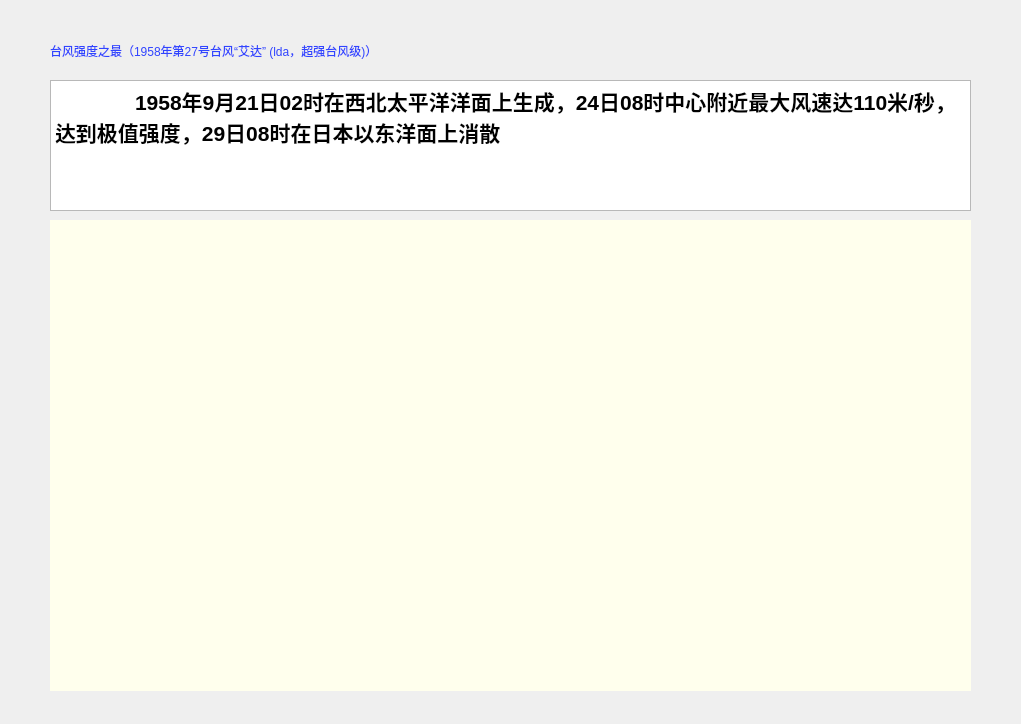
<?xml version="1.0" encoding="UTF-8"?>
<ui version="4.0">
 <class>Dialog</class>
 <widget class="QDialog" name="Dialog">
  <property name="geometry">
   <rect>
    <x>0</x>
    <y>0</y>
    <width>1021</width>
    <height>724</height>
   </rect>
  </property>
  <property name="windowTitle">
   <string>Dialog</string>
  </property>
  <widget class="QLabel" name="label">
   <property name="geometry">
    <rect>
     <x>50</x>
     <y>220</y>
     <width>921</width>
     <height>471</height>
    </rect>
   </property>
   <property name="styleSheet">
    <string notr="true">#label{
	background-color:rgb(255, 255, 237)
}</string>
   </property>
   <property name="text">
    <string/>
   </property>
  </widget>
  <widget class="QLabel" name="label_2">
   <property name="geometry">
    <rect>
     <x>50</x>
     <y>20</y>
     <width>841</width>
     <height>61</height>
    </rect>
   </property>
   <property name="styleSheet">
    <string notr="true">#label_2{
	color:rgb(48, 68, 255);
	font: 16pt &quot;Bernard MT Condensed&quot;;
}</string>
   </property>
   <property name="text">
    <string>台风强度之最（1958年第27号台风“艾达” (lda，超强台风级)）</string>
   </property>
  </widget>
  <widget class="QTextEdit" name="textEdit">
   <property name="geometry">
    <rect>
     <x>50</x>
     <y>80</y>
     <width>921</width>
     <height>131</height>
    </rect>
   </property>
   <property name="html">
    <string>&lt;!DOCTYPE HTML PUBLIC &quot;-//W3C//DTD HTML 4.0//EN&quot; &quot;http://www.w3.org/TR/REC-html40/strict.dtd&quot;&gt;
&lt;html&gt;&lt;head&gt;&lt;meta name=&quot;qrichtext&quot; content=&quot;1&quot; /&gt;&lt;style type=&quot;text/css&quot;&gt;
p, li { white-space: pre-wrap; }
&lt;/style&gt;&lt;/head&gt;&lt;body style=&quot; font-family:'SimSun'; font-size:9pt; font-weight:400; font-style:normal;&quot;&gt;
&lt;p style=&quot; margin-top:0px; margin-bottom:0px; margin-left:0px; margin-right:0px; -qt-block-indent:0; text-indent:0px;&quot;&gt;&lt;span style=&quot; font-size:16pt; font-weight:600;&quot;&gt;	1958年9月21日02时在西北太平洋洋面上生成，24日08时中心附近最大风速达110米/秒，达到极值强度，29日08时在日本以东洋面上消散&lt;/span&gt;&lt;/p&gt;&lt;/body&gt;&lt;/html&gt;</string>
   </property>
  </widget>
 </widget>
 <resources/>
 <connections/>
</ui>
